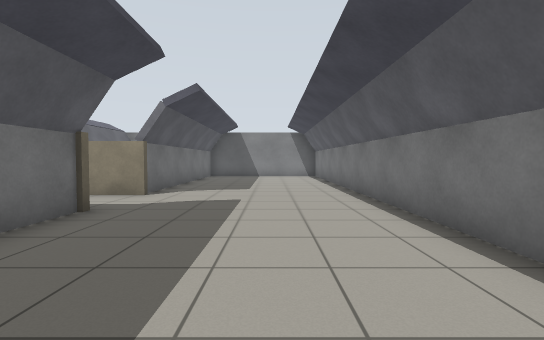
view 1 (above)

21 first-person views from a walk through a robot-simulator world made for Gazebo. The camera is 0.92 m above the floor, tilts 2° down and sees 85° across. The floor is counted in squares, 1 m on a side. Each view is taken from the middle of a square. On the plan, view 1 faces up. The plan holds only what a view shows up to about 11 squares ahead; the rest is blank. Some stock models are drawn as simple stand-ins.

view 2
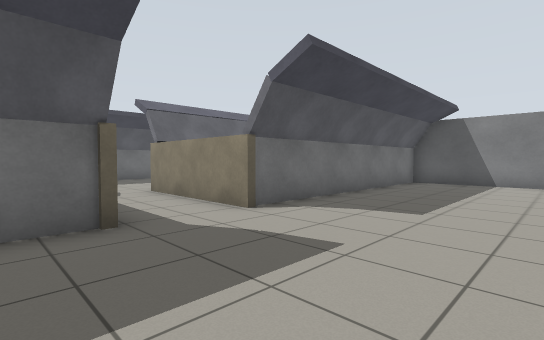

view 3
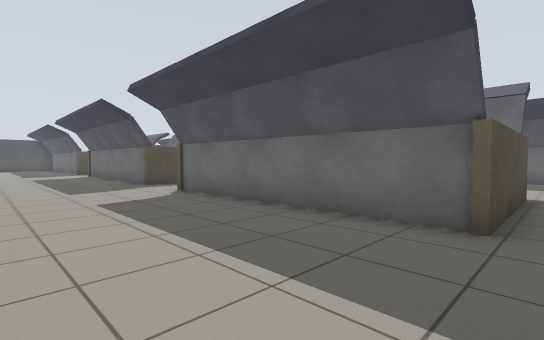

view 4
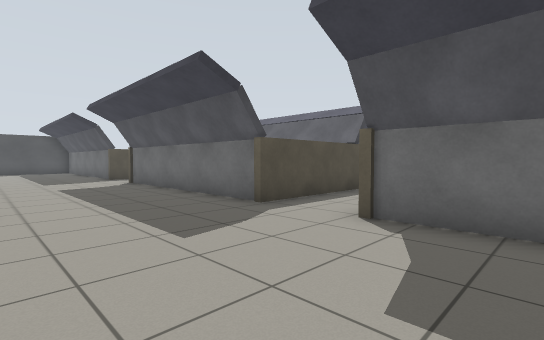

view 5
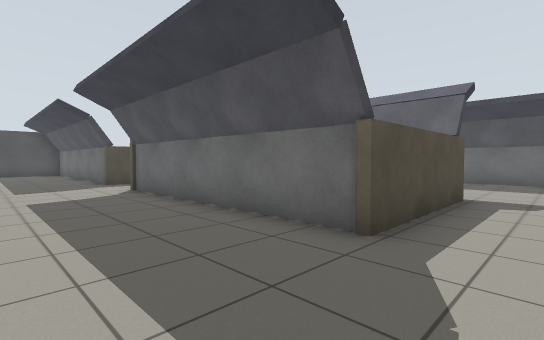

view 6
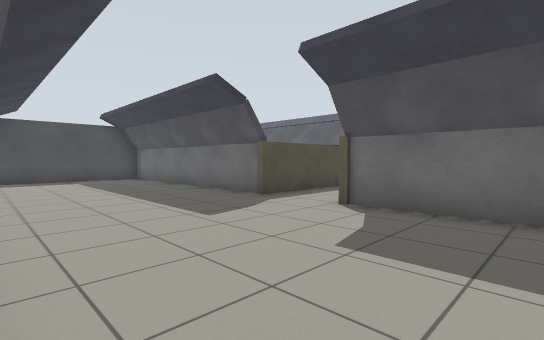

view 7
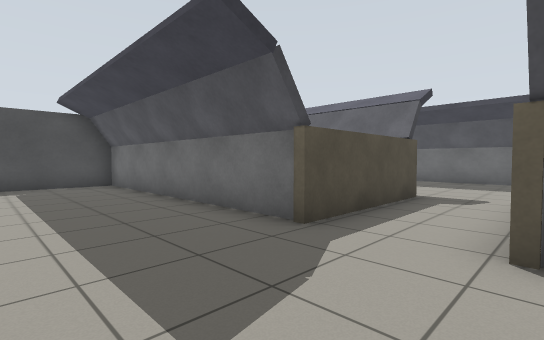

view 8
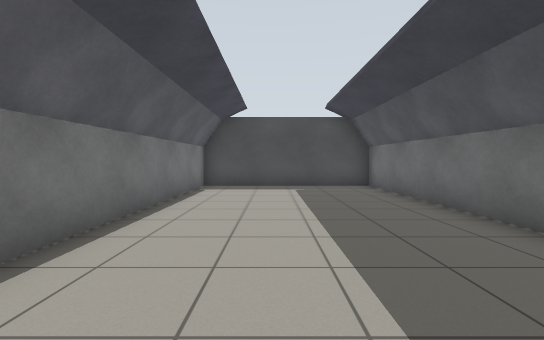

view 9
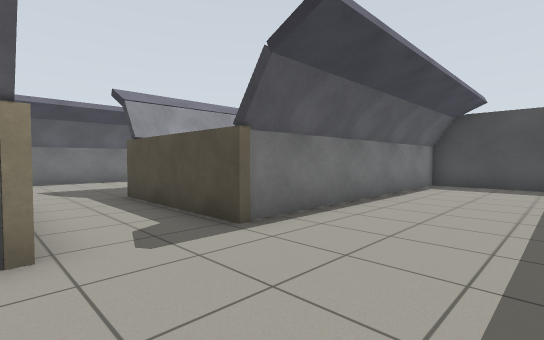

view 10
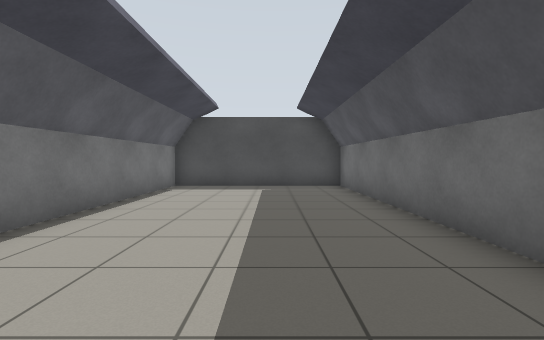

view 11
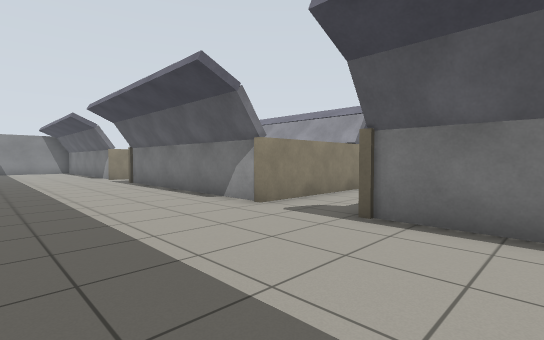

view 12
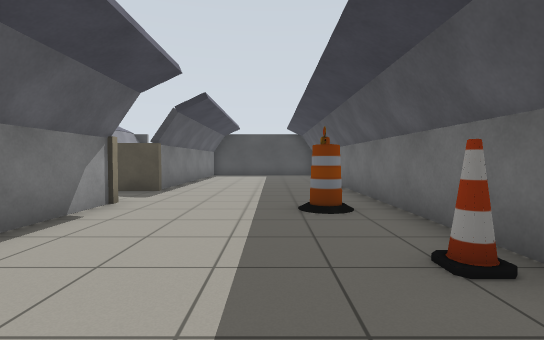

view 13
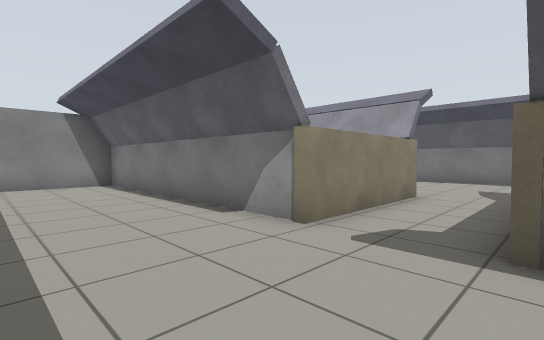

view 14
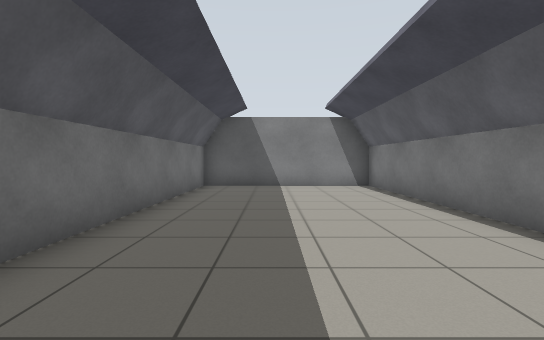

view 15
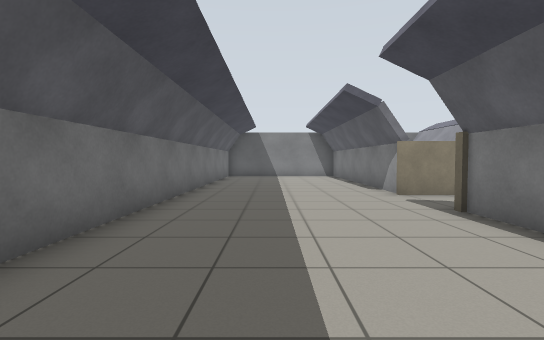

view 16
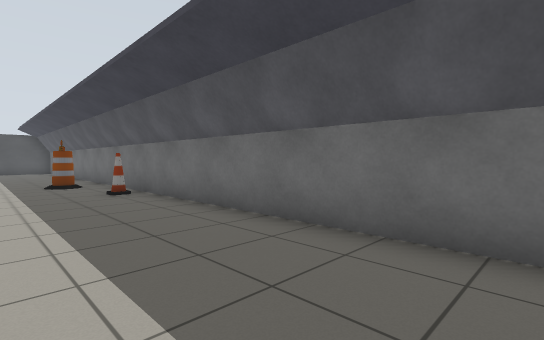

view 17
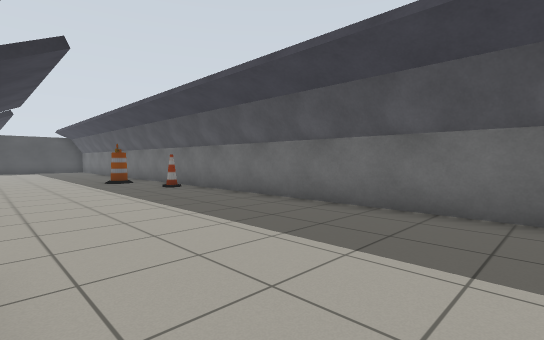

view 18
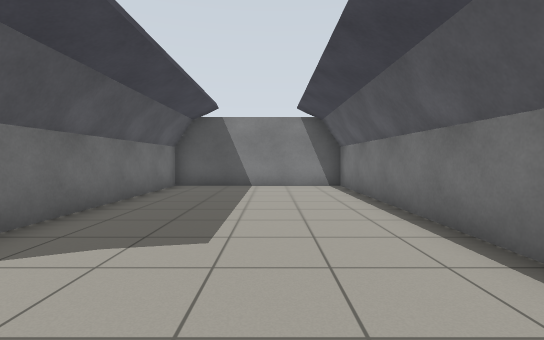

view 19
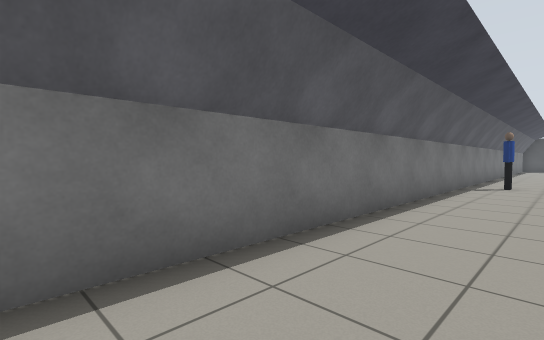

view 20
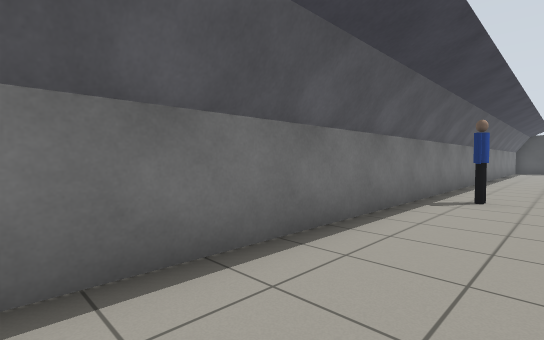

view 21
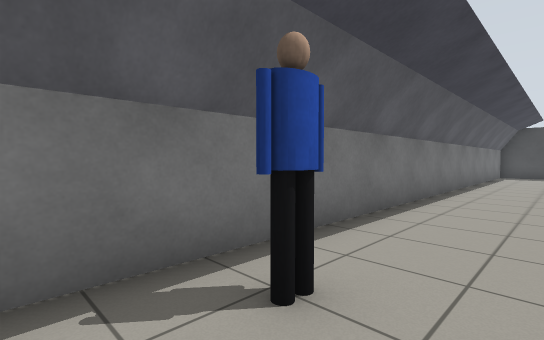

### Floor plan
Key: @ floor where view 1 was taken; # wall or solid block; . floor; T thing the floor can be seen under or through; C cone; B barrel; P person; O other object.
Columns run from 14 left of view 1 to 3 right of it. Each row starts with its distance up from view 1.
 17 ########  ########
 16 #......#  #......#
 15 #......#  #......#
 14 #......#  #......#
 13 #......#  #......#
 12 #......#  #......#
 11 #......T  T......#
 10 #......T  T......#
  9 #......T  T......#
  8 #......TTTT......#
  7 #................#
  6 #................#
  5 #......####......#
  4 #......O  O......#
  3 #......O  O......#
  2 #......O  O......#
  1 #......O  O......#
  0 #......O  O...@..#
 -1 #......O  O......#
 -2 #......####......#
 -3 #................#
 -4 #................#
 -5 #......####......#
 -6 #......O  O....P##
 -7 #......O  O.....##
 -8 #C.....   O......#
 -9 #......O  O......#
-10 #......O  O......#
-11 #.B....O  O......#
-12 #.B....#  #......#
-13 #................#
-14 #................#
-15 #......####......#
-16 #......#  #......#
-17 #......#  #......#
-18 #......#  #......#
-19 #......#  #......#
-20 #......#  #......#
-21 #......#  #......#
-22 #......#  #......#
-23 #......#  #......#
-24 ########  ########

Where each view was taken, in squares from view 1:
view 1: 0 up, 0 right, facing up
view 2: 4 up, 1 right, facing up-left
view 3: 6 up, 1 right, facing down-left
view 4: 0 up, 1 right, facing down-left
view 5: 3 down, 0 right, facing down-left
view 6: 9 down, 2 right, facing down-left
view 7: 12 down, 0 right, facing down-left
view 8: 13 down, 0 right, facing down
view 9: 12 down, 11 left, facing down-right
view 10: 13 down, 11 left, facing down
view 11: 7 down, 12 left, facing up-right
view 12: 6 down, 11 left, facing down
view 13: 5 up, 11 left, facing up-right
view 14: 6 up, 11 left, facing up
view 15: 0 up, 11 left, facing up
view 16: 0 up, 10 left, facing down-left
view 17: 1 up, 8 left, facing down-left
view 18: 6 up, 0 right, facing up
view 19: 5 up, 0 right, facing down-right
view 20: 1 up, 0 right, facing down-right
view 21: 5 down, 0 right, facing down-right
